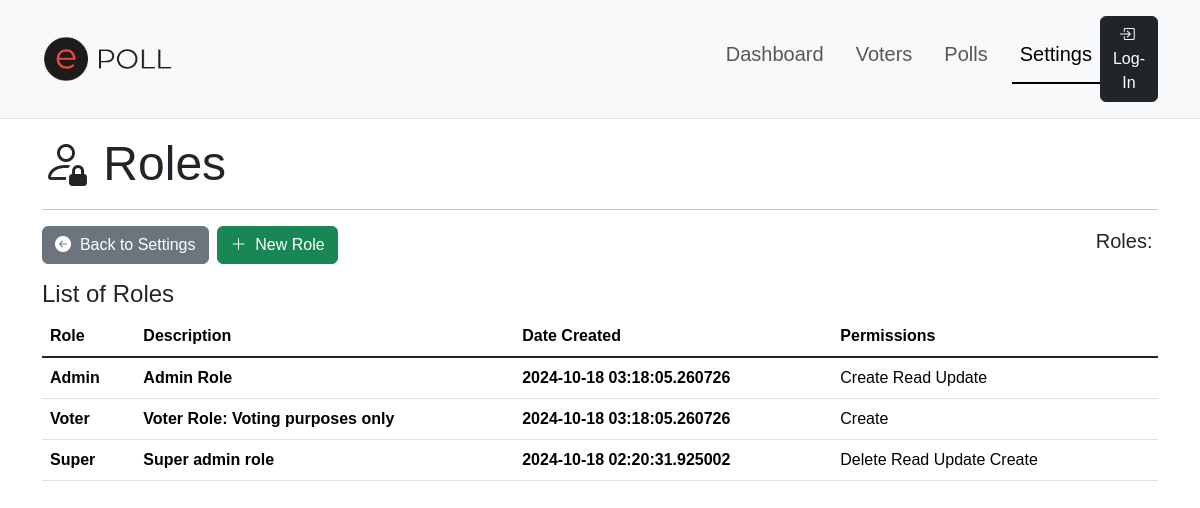
The app's page /settings/roles/ with its own data.
### app/models.py (models this page shows, shortened)
class Role(RoleMixin, db.Model):
    __tablename__ = "roles"
    id = db.Column(db.String(36), primary_key=True, default=generate_uuid)
    name = db.Column(db.String(20), nullable=False, unique=True)
    description = db.Column(db.String(120))
    created_at = db.Column(db.DateTime, nullable=False, default=datetime.now())
    updated_at = db.Column(db.DateTime(timezone=True), onupdate=db.func.now())
    permissions = db.relationship('Permission', secondary='role_permissions', back_populates='roles')
    users = db.relationship('User', secondary='user_roles', back_populates='roles')

class Permission(Enum):
    CREATE = 'Create'
    READ = 'Read'
    UPDATE = 'Update'
    DELETE = 'Delete'
    ADMIN = 'Admin'

### app/settings.py (the view)
@sbp.route('/roles/')
def roles():
    page = request.args.get('page', 1, type=int)
    page_size = request.args.get('page_size', 20, type=int)  # Get page size from query params or default to 20
    system_roles = Role.query.order_by(Role.created_at.desc()).paginate(page=page, per_page=page_size)
    if not system_roles:
        flash('No Role records added Yet!', 'warning')
    return render_template('admin/settings/role/list.html', title='Roles', system_roles=system_roles, SETTINGS=True)

### app/templates/admin/settings/role/list.html (shortened to what this page needs)
{% extends "shared/adminlayout.html" %}
{% block content %}
<div class="container">
    <h3 class="display-5"><i class="bi bi-person-lock"></i>&nbsp;{{title}}</h3>
    <hr>
    <div class="row align-content-center mb-3">
        <div class="col text-start">
            <a href="{{ url_for('settings.index') }}" class="btn btn-secondary"><i class="bi bi-arrow-left-circle-fill"></i>&nbsp; Back to Settings</a>&nbsp;
            <a href="{{ url_for('settings.new_role') }}" class="btn btn-success"><i class="bi bi-plus-lg"></i>&nbsp; New Role</a>
        </div>
        <div class="col text-end align-content-center">
            <h5>Roles:&nbsp;<strong class="fst-italic"></strong></h4>
        </div>
    </div>
    <h4>List of {{title}}</h4>
    <div class="table-responsive">
        <table class="table table-hover align-content-center">
            <thead>
                <tr class="align-middle">
                    <th scope="col">Role</th>
                    <th scope="col">Description</th>
                    <th scope="col">Date Created</th>
                    <th scope="col">Permissions</th>
                    <th scope="col"></th>
                </tr>
            </thead>
            <tbody class="table-group-divider align-content-center">
                {% for role in system_roles %}
                    <tr class="clickable-row align-middle" data-href="#">
                        <th scope="row">{{role.name}}</th>
                        <th scope="row">{{role.description}}</th>
                        <th scope="row">{{role.created_at}}</th>
                        <td scope="row">
                            {% if role.permissions %}
                                {% for permission in role.permissions %}
                                    {{ permission.name }}
                                {% endfor %}
                            {% else %}
                                <span>No permissions assigned</span>
                            {% endif %}
                        </td>
                        <td scope="row">
                        </td>
                    </tr>
                {% endfor %}
            </tbody>
        </table>
    </div>
</div>
{% endblock %}

### app/static/styles.css (style rules this page uses)
html { font-size: 14px; position: relative; }
@media (min-width: 768px) { html { font-size: 16px; } }
body { margin-bottom: 60px; scroll-behavior: smooth; font-family: Montserrat, sans-serif !important; }
.clickable-row { cursor: pointer; }

### records on screen
Role: name "Admin", description "Admin Role", created_at "2024-10-18 03:18:05.260726"
Permission: name "Create"
Permission: name "Read"
Permission: name "Update"
Role: name "Voter", description "Voter Role: Voting purposes only", created_at "2024-10-18 03:18:05.260726"
Role: name "Super", description "Super admin role", created_at "2024-10-18 02:20:31.925002"
Permission: name "Delete"

### other values on screen
{{ title }} "Roles"
